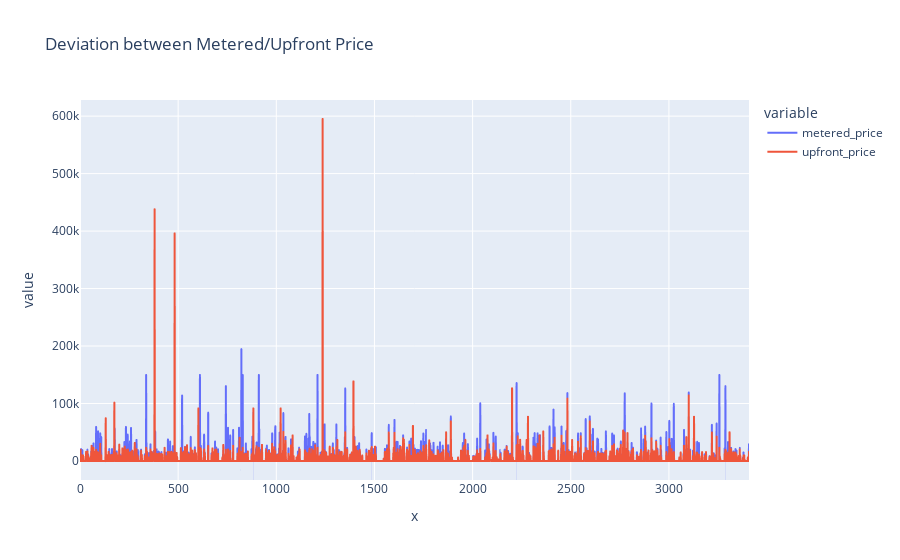

Write notebook code for a chart like this one.
### Markdown cell above
Certainly, a simple plot of the metered and upfront prices can reveal that, when we account for outliers or exceptional cases, the upfront pricing algorithm tends to underestimate the prices, meaning it predicts values that are lower than the actual metered prices.

### Code cell
dataset = dataset_with_outliers

fig = px.line(dataset, x=list(range(0, len(dataset))), y=["metered_price", "upfront_price"], title='Deviation between Metered/Upfront Price')
fig.show()

### Figure 1 — Plotly figure (JSON) as saved in the notebook; plotly's stock layout.template omitted (floating-point values rounded to 4 significant figures; data arrays with more than 128 entries replaced by an {"elided": "..."} marker saying what was removed)
{"data": [{"hovertemplate": "variable=metered_price<br>x=%{x}<br>value=%{y}<extra></extra>", "legendgroup": "metered_price", "line": {"color": "#636efa", "dash": "solid"}, "marker": {"symbol": "circle"}, "mode": "lines", "name": "metered_price", "showlegend": true, "type": "scattergl", "x": {"elided": "3409 int values"}, "xaxis": "x", "y": {"elided": "3409 float values"}, "yaxis": "y"}, {"hovertemplate": "variable=upfront_price<br>x=%{x}<br>value=%{y}<extra></extra>", "legendgroup": "upfront_price", "line": {"color": "#EF553B", "dash": "solid"}, "marker": {"symbol": "circle"}, "mode": "lines", "name": "upfront_price", "showlegend": true, "type": "scattergl", "x": {"elided": "3409 int values"}, "xaxis": "x", "y": {"elided": "3409 float values"}, "yaxis": "y"}], "layout": {"legend": {"title": {"text": "variable"}, "tracegroupgap": 0}, "title": {"text": "Deviation between Metered/Upfront Price"}, "xaxis": {"anchor": "y", "domain": [0, 1], "title": {"text": "x"}}, "yaxis": {"anchor": "x", "domain": [0, 1], "title": {"text": "value"}}}}
